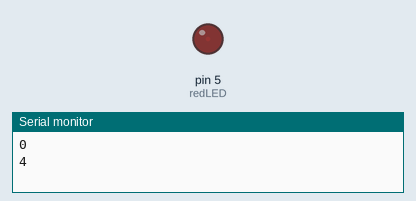
Simulated run of this sketch. Board: Arduino Uno, built with avr-gcc and run on an emulated ATmega328P. Shown: output pins drawn as LEDs (lit = HIGH), the last lines printed to the serial monitor.

Above: at 0.05 s.
At 1.35 s:
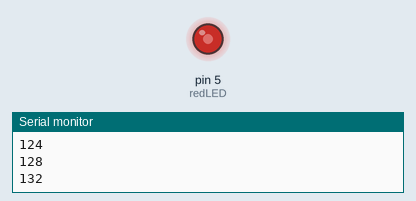
At 2.25 s:
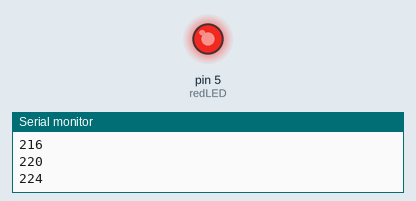
At 4.45 s:
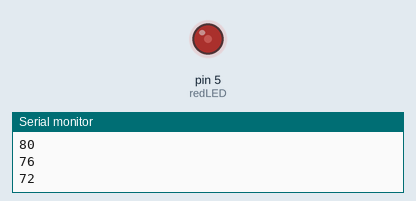
Timing chart, 0 to 6.7 s (numbered marks = the images above):
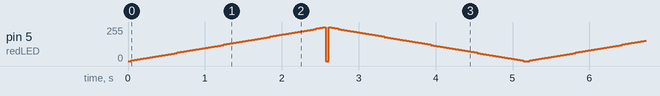

Measured:
- by itself, pin 5 (redLED): moves between 0/255 and 252/255, repeating every 5.2 s

The sketch:

1_LED_While_Loop_Code.ino
```cpp
/*
  Fade an LED up and down using While loop
  Dondon Herrera
  TECH1102
*/
int redLED = 5;

void setup() {
  pinMode(redLED, OUTPUT);
  Serial.begin(9600);
}

void loop() {
  int x = 0;

  // Fade up
  while (x <= 255) {
    Serial.println(x);
    analogWrite(redLED, x);
    delay(40);
    x += 4; // Increment x by 4
  }

  // Fade down
  while (x >= 0) {
    Serial.println(x);
    analogWrite(redLED, x);
    delay(40);
    x -= 4;
  }
}
```
